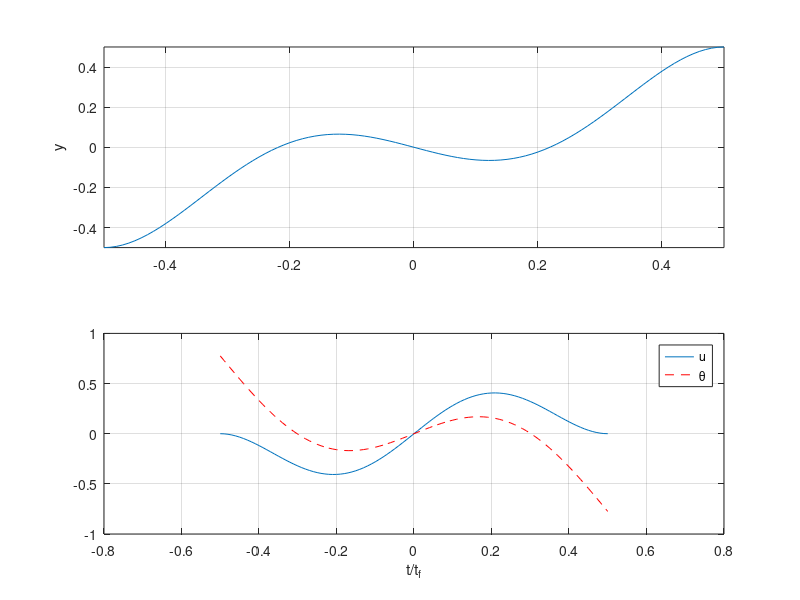
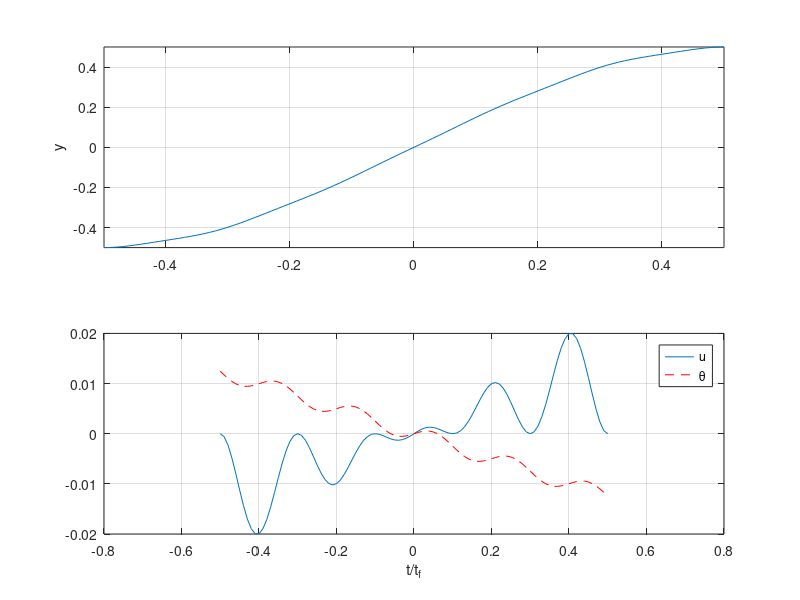
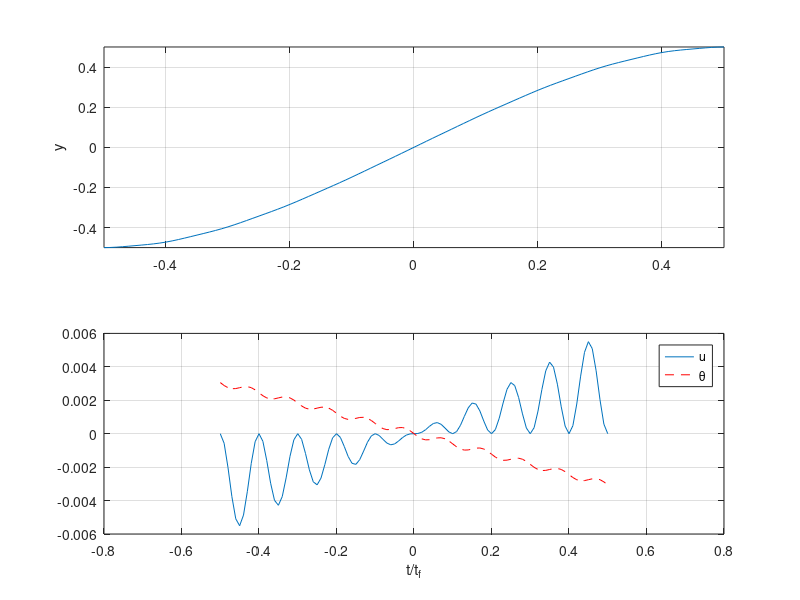

Write the MATLAB code that produced these figures, in order.
% Script p5_4_09b.m; cart with pendulum from y(-tf/2)=-.5 to y(tf/2)=.5
% with (th thdot ydot)=0 at both ends; ANALYTICAL SOLN using anti-symmetry
% of u, th, y;                                               4/97, 7/15/02
%
tf=[2 10 20]*pi;
for i=1:3,
 ep=.5; T=tf(i)/2; c=cos(T); s=sin(T);
 M=[T -T*c/2 s; 1 (-c+T*s)/2  c; (1-ep)*T^3/3 ...
   (1-ep/2)*(s-T*c)-ep*(s-T*c-T^2*s)/2  ep*(T*c-s)];
 b=[0 0 .5]'; A=M\b; A1=A(1); A2=A(2); A3=A(3);
 t=T*[-1:.02:1]; un=ones(1,101); st=sin(t); ct=cos(t);
 u=-A1*t-A2*st;  th=A1*t-A2*t.*ct/2+A3*st;
 y=-.5*un+(A1/2)*(1-ep)*(T^2*(t+T*un)-(t.^3+T^3*un)/3)...
   +A2*((1-ep/2)*(st+s*un-c*(t+T*un))-ep*(-T*s*(t+T*un)...
   +st-t.*ct+(s-T*c)*un)/2)+A3*ep*(c*(t+T*un)-st-s*un);
 %
 t=t/tf(i); figure(i); clf; subplot(211), plot(t,y); grid; ylabel('y') 
 axis([-.5 .5 -.5 .5]); subplot(212), plot(t,th,t,u,'r--'); grid 
 xlabel('t/t_f'); legend('u','\theta')
end
